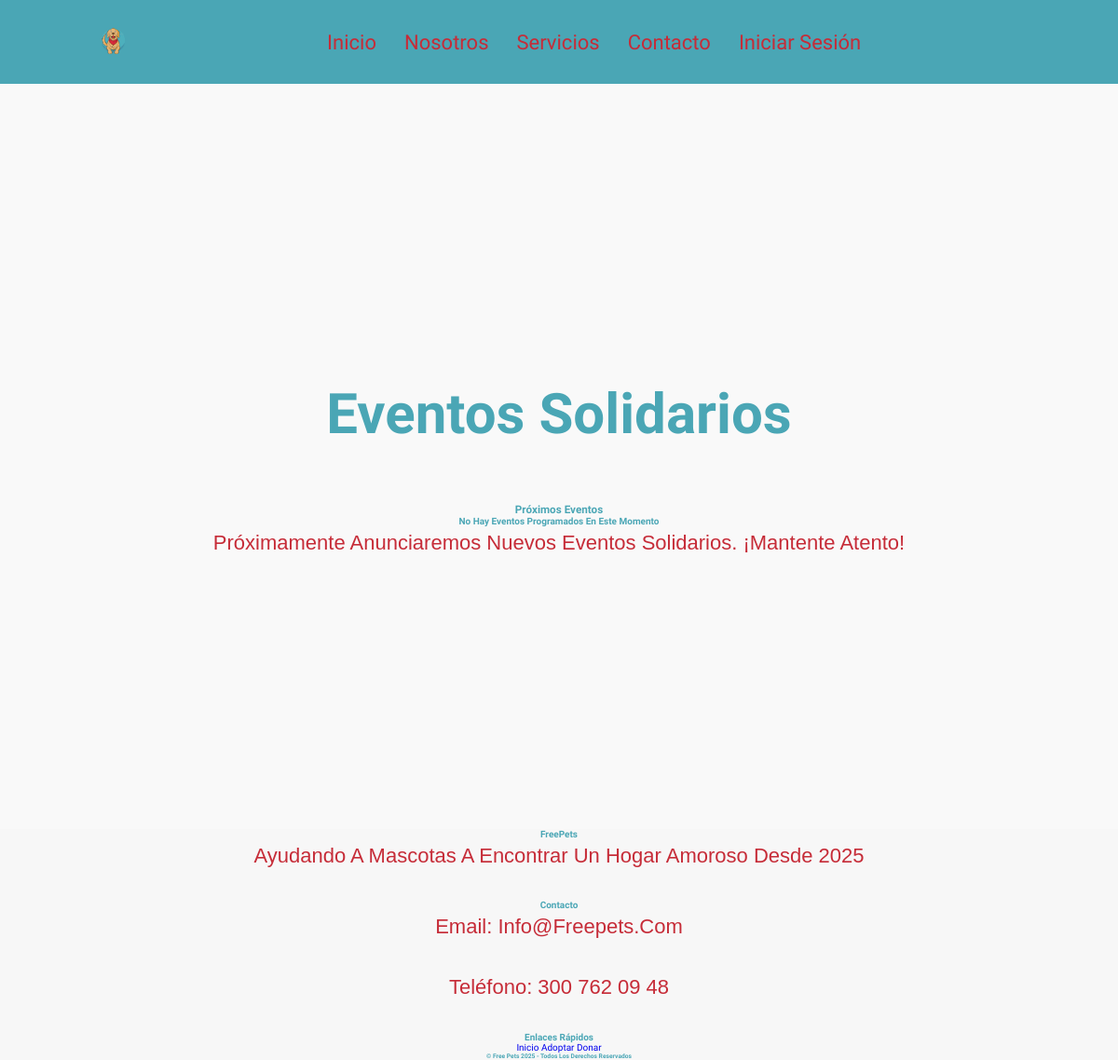
Page /eventos.php on the earlier database version.
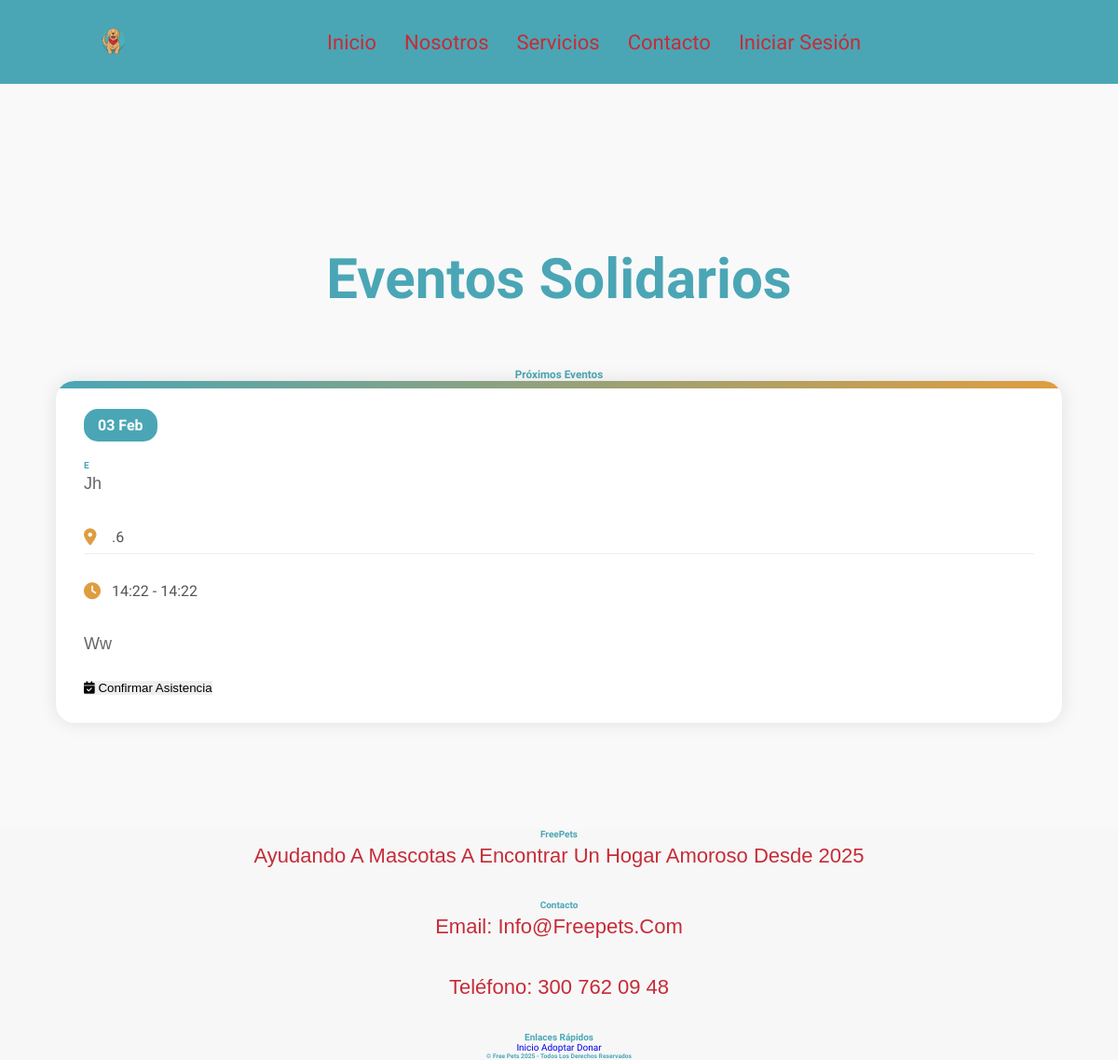
Same page on the later database version.
### tables this page shows
CREATE TABLE `eventos` (
  `id_evento` int(11) NOT NULL,
  `titulo` varchar(255) NOT NULL,
  `fecha` date NOT NULL,
  `descripcion` text NOT NULL,
  `lugar` varchar(255) NOT NULL,
  `hora_inicio` time DEFAULT NULL,
  `hora_fin` time DEFAULT NULL,
  `informacion_adicional` text DEFAULT NULL,
  `imagen_url` varchar(255) DEFAULT NULL,
  `estado` enum('activo','cancelado','completado') DEFAULT 'activo'
);

### eventos.php (the view, shortened to what this page needs)
<?php
include 'conexion.php';
$sql = "SELECT * FROM eventos WHERE fecha >= CURDATE() ORDER BY fecha, hora_inicio";
$resultado = $conn->query($sql);
$eventos = [];
if ($resultado->num_rows > 0) {
    while($fila = $resultado->fetch_assoc()) {
        $eventos[] = $fila;
    }
}
include 'includes/header.php';
?>
<section class="content eventos">
    <h2 class="title">Eventos Solidarios</h2>
    <div class="eventos-lista">
        <h3>Próximos Eventos</h3>
        <?php if (count($eventos) > 0): ?>
            <div class="eventos-grid">
                <?php foreach ($eventos as $evento): ?>
                    <div class="evento-card">
                        <div class="evento-fecha">
                            <?php echo date('d M', strtotime($evento['fecha'])); ?>
                        </div>
                        <h4><?php echo htmlspecialchars($evento['titulo']); ?></h4>
                        <p class="evento-descripcion"><?php echo htmlspecialchars($evento['descripcion']); ?></p>
                        <div class="evento-info">
                            <div class="info-item">
                                <i class="fas fa-map-marker-alt"></i>
                                <?php echo htmlspecialchars($evento['lugar']); ?>
                            </div>
                            <?php if ($evento['hora_inicio']): ?>
                            <div class="info-item">
                                <i class="fas fa-clock"></i>
                                <?php echo date('H:i', strtotime($evento['hora_inicio'])); ?>
                                <?php if ($evento['hora_fin']): ?>
                                - <?php echo date('H:i', strtotime($evento['hora_fin'])); ?>
                                <?php endif; ?>
                            </div>
                            <?php endif; ?>
                        </div>
                        <?php if ($evento['informacion_adicional']): ?>
                        <div class="evento-extra">
                            <p><?php echo htmlspecialchars($evento['informacion_adicional']); ?></p>
                        </div>
                        <?php endif; ?>
                        <button class="btn-evento" onclick="asistirEvento(<?php echo $evento['id_evento']; ?>)">
                            <i class="fas fa-calendar-check"></i> Confirmar Asistencia
                        </button>
                    </div>
                <?php endforeach; ?>
            </div>
        <?php else: ?>
            <div class="no-eventos">
                <h4>No hay eventos programados en este momento</h4>
                <p>Próximamente anunciaremos nuevos eventos solidarios. ¡Mantente atento!</p>
            </div>
        <?php endif; ?>
    </div>
</section>
<?php
include 'includes/footer.php';
?>

Differences in the rows shown:
added eventos: fecha "03 Feb", titulo "E", descripcion "Jh", lugar ".6", hora_inicio "14:22", hora_fin "14:22", informacion_adicional "Ww"
Other differences:
text no longer shown: "No Hay Eventos Programados En Este Momento Próximamente Anunciaremos Nuevos Eventos Solidarios. ¡Mantente Atento!"
